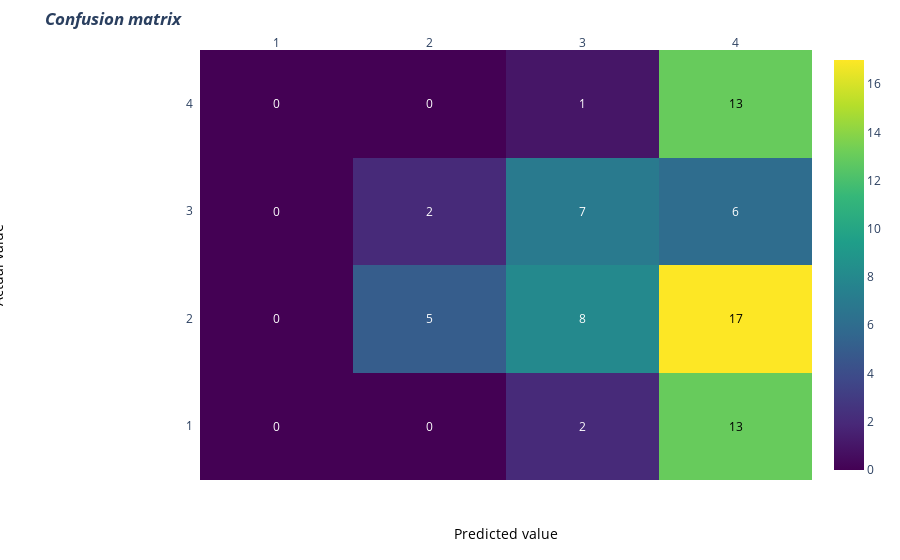

Notebook cell for this chart:
### Code cell
import plotly.figure_factory as ff
# invert z idx values

z= cm

# invert z idx values
#z = z[::-1]

#abnormal, normal
x= [1,2,3,4]
y1=x
#y =x[::-1].copy() # invert idx values of x
#print(y)
#y=x
# change each element of z to type string for annotations
z_text = [[str(y1) for y1 in x] for x in z]

# set up figure
fig = ff.create_annotated_heatmap(z, x=x, y=y1, annotation_text=z_text, colorscale='Viridis')

# add title
fig.update_layout(title_text='<i><b>Confusion matrix</b></i>',
                  #xaxis = dict(title='x'),
                  #yaxis = dict(title='x')
                 )

# add custom xaxis title
fig.add_annotation(dict(font=dict(color="black",size=14),
                        x=0.5,
                        y=-0.15,
                        showarrow=False,
                        text="Predicted value",
                        xref="paper",
                        yref="paper"))

# add custom yaxis title
fig.add_annotation(dict(font=dict(color="black",size=14),
                        x=-0.35,
                        y=0.5,
                        showarrow=False,
                        text="Actual value",
                        textangle=-90,
                        xref="paper",
                        yref="paper"))

# adjust margins to make room for yaxis title
fig.update_layout(margin=dict(t=50, l=200))

# add colorbar
fig['data'][0]['showscale'] = True
fig.show()

### Figure 1 — Plotly figure (JSON) as saved in the notebook; plotly's stock layout.template omitted (floating-point values rounded to 4 significant figures)
{"data": [{"colorscale": [[0, "#440154"], [0.1111, "#482878"], [0.2222, "#3e4989"], [0.3333, "#31688e"], [0.4444, "#26828e"], [0.5556, "#1f9e89"], [0.6667, "#35b779"], [0.7778, "#6ece58"], [0.8889, "#b5de2b"], [1, "#fde725"]], "reversescale": false, "showscale": true, "type": "heatmap", "x": [1, 2, 3, 4], "y": [1, 2, 3, 4], "z": [[0, 0, 2, 13], [0, 5, 8, 17], [0, 2, 7, 6], [0, 0, 1, 13]]}], "layout": {"annotations": [{"font": {"color": "#FFFFFF"}, "showarrow": false, "text": "0", "x": 1, "xref": "x", "y": 1, "yref": "y"}, {"font": {"color": "#FFFFFF"}, "showarrow": false, "text": "0", "x": 2, "xref": "x", "y": 1, "yref": "y"}, {"font": {"color": "#FFFFFF"}, "showarrow": false, "text": "2", "x": 3, "xref": "x", "y": 1, "yref": "y"}, {"font": {"color": "#000000"}, "showarrow": false, "text": "13", "x": 4, "xref": "x", "y": 1, "yref": "y"}, {"font": {"color": "#FFFFFF"}, "showarrow": false, "text": "0", "x": 1, "xref": "x", "y": 2, "yref": "y"}, {"font": {"color": "#FFFFFF"}, "showarrow": false, "text": "5", "x": 2, "xref": "x", "y": 2, "yref": "y"}, {"font": {"color": "#FFFFFF"}, "showarrow": false, "text": "8", "x": 3, "xref": "x", "y": 2, "yref": "y"}, {"font": {"color": "#000000"}, "showarrow": false, "text": "17", "x": 4, "xref": "x", "y": 2, "yref": "y"}, {"font": {"color": "#FFFFFF"}, "showarrow": false, "text": "0", "x": 1, "xref": "x", "y": 3, "yref": "y"}, {"font": {"color": "#FFFFFF"}, "showarrow": false, "text": "2", "x": 2, "xref": "x", "y": 3, "yref": "y"}, {"font": {"color": "#FFFFFF"}, "showarrow": false, "text": "7", "x": 3, "xref": "x", "y": 3, "yref": "y"}, {"font": {"color": "#FFFFFF"}, "showarrow": false, "text": "6", "x": 4, "xref": "x", "y": 3, "yref": "y"}, {"font": {"color": "#FFFFFF"}, "showarrow": false, "text": "0", "x": 1, "xref": "x", "y": 4, "yref": "y"}, {"font": {"color": "#FFFFFF"}, "showarrow": false, "text": "0", "x": 2, "xref": "x", "y": 4, "yref": "y"}, {"font": {"color": "#FFFFFF"}, "showarrow": false, "text": "1", "x": 3, "xref": "x", "y": 4, "yref": "y"}, {"font": {"color": "#000000"}, "showarrow": false, "text": "13", "x": 4, "xref": "x", "y": 4, "yref": "y"}, {"font": {"color": "black", "size": 14}, "showarrow": false, "text": "Predicted value", "x": 0.5, "xref": "paper", "y": -0.15, "yref": "paper"}, {"font": {"color": "black", "size": 14}, "showarrow": false, "text": "Actual value", "textangle": -90, "x": -0.35, "xref": "paper", "y": 0.5, "yref": "paper"}], "autosize": true, "margin": {"l": 200, "t": 50}, "title": {"text": "<i><b>Confusion matrix</b></i>"}, "xaxis": {"autorange": true, "dtick": 1, "gridcolor": "rgb(0, 0, 0)", "range": [0.5, 4.5], "side": "top", "ticks": "", "type": "linear"}, "yaxis": {"autorange": true, "dtick": 1, "range": [0.5, 4.5], "ticks": "", "ticksuffix": "  ", "type": "linear"}}}
